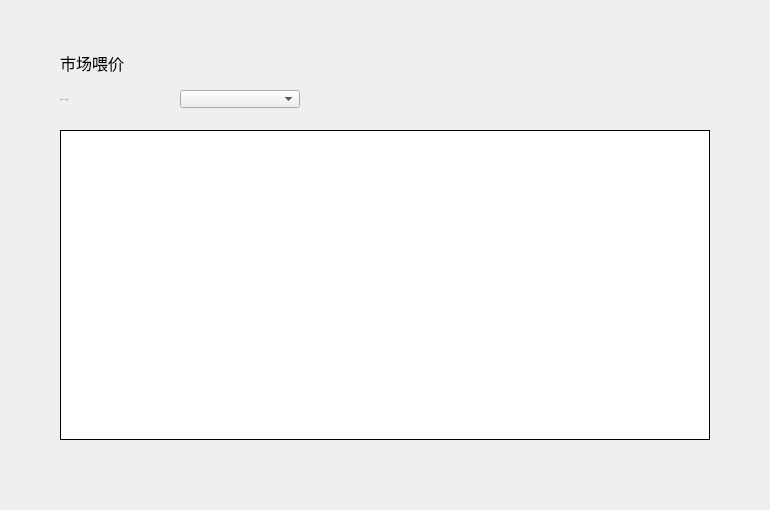
<?xml version="1.0" encoding="UTF-8"?>
<ui version="4.0">
 <class>FeedPricePage</class>
 <widget class="QWidget" name="FeedPricePage">
  <property name="geometry">
   <rect>
    <x>0</x>
    <y>0</y>
    <width>770</width>
    <height>510</height>
   </rect>
  </property>
  <property name="windowTitle">
   <string>Form</string>
  </property>
  <widget class="QTableWidget" name="assetPriceTableWidget">
   <property name="geometry">
    <rect>
     <x>60</x>
     <y>130</y>
     <width>650</width>
     <height>310</height>
    </rect>
   </property>
   <property name="cursor" stdset="0">
    <cursorShape>ArrowCursor</cursorShape>
   </property>
   <property name="layoutDirection">
    <enum>Qt::LeftToRight</enum>
   </property>
   <property name="styleSheet">
    <string notr="true"/>
   </property>
   <property name="frameShape">
    <enum>QFrame::Box</enum>
   </property>
   <property name="frameShadow">
    <enum>QFrame::Plain</enum>
   </property>
   <property name="verticalScrollBarPolicy">
    <enum>Qt::ScrollBarAsNeeded</enum>
   </property>
   <property name="horizontalScrollBarPolicy">
    <enum>Qt::ScrollBarAlwaysOff</enum>
   </property>
   <property name="autoScroll">
    <bool>true</bool>
   </property>
   <property name="editTriggers">
    <set>QAbstractItemView::NoEditTriggers</set>
   </property>
   <property name="selectionMode">
    <enum>QAbstractItemView::NoSelection</enum>
   </property>
   <property name="iconSize">
    <size>
     <width>19</width>
     <height>12</height>
    </size>
   </property>
   <property name="showGrid">
    <bool>true</bool>
   </property>
   <property name="gridStyle">
    <enum>Qt::SolidLine</enum>
   </property>
   <attribute name="horizontalHeaderVisible">
    <bool>false</bool>
   </attribute>
   <attribute name="horizontalHeaderCascadingSectionResizes">
    <bool>false</bool>
   </attribute>
   <attribute name="horizontalHeaderHighlightSections">
    <bool>false</bool>
   </attribute>
   <attribute name="verticalHeaderVisible">
    <bool>false</bool>
   </attribute>
   <attribute name="verticalHeaderHighlightSections">
    <bool>false</bool>
   </attribute>
   <column>
    <property name="text">
     <string>币种</string>
    </property>
    <property name="font">
     <font>
      <family>微软雅黑</family>
     </font>
    </property>
    <property name="textAlignment">
     <set>AlignCenter</set>
    </property>
   </column>
   <column>
    <property name="text">
     <string>最新喂价时间（GMT）</string>
    </property>
    <property name="font">
     <font>
      <family>微软雅黑</family>
     </font>
    </property>
    <property name="textAlignment">
     <set>AlignCenter</set>
    </property>
   </column>
   <column>
    <property name="text">
     <string>喂价比例</string>
    </property>
    <property name="font">
     <font>
      <family>微软雅黑</family>
     </font>
    </property>
    <property name="textAlignment">
     <set>AlignCenter</set>
    </property>
   </column>
   <column>
    <property name="text">
     <string/>
    </property>
   </column>
  </widget>
  <widget class="QComboBox" name="accountComboBox">
   <property name="geometry">
    <rect>
     <x>180</x>
     <y>90</y>
     <width>120</width>
     <height>18</height>
    </rect>
   </property>
   <property name="font">
    <font>
     <family>微软雅黑</family>
     <weight>50</weight>
     <bold>false</bold>
    </font>
   </property>
   <property name="focusPolicy">
    <enum>Qt::NoFocus</enum>
   </property>
   <property name="styleSheet">
    <string notr="true"/>
   </property>
  </widget>
  <widget class="QLabel" name="label">
   <property name="geometry">
    <rect>
     <x>60</x>
     <y>90</y>
     <width>120</width>
     <height>18</height>
    </rect>
   </property>
   <property name="font">
    <font>
     <family>Microsoft YaHei UI Light</family>
     <pointsize>-1</pointsize>
     <weight>50</weight>
     <italic>false</italic>
     <bold>false</bold>
    </font>
   </property>
   <property name="styleSheet">
    <string notr="true">QLabel{color: rgb(137,129,161);
font: 11px &quot;Microsoft YaHei UI Light&quot;;}</string>
   </property>
   <property name="text">
    <string>当前DIRECTOR账户</string>
   </property>
   <property name="alignment">
    <set>Qt::AlignLeading|Qt::AlignLeft|Qt::AlignVCenter</set>
   </property>
  </widget>
  <widget class="QLabel" name="title_label">
   <property name="geometry">
    <rect>
     <x>60</x>
     <y>50</y>
     <width>200</width>
     <height>26</height>
    </rect>
   </property>
   <property name="font">
    <font>
     <family>微软雅黑</family>
     <pointsize>12</pointsize>
     <weight>50</weight>
     <italic>false</italic>
     <bold>false</bold>
    </font>
   </property>
   <property name="styleSheet">
    <string notr="true"/>
   </property>
   <property name="text">
    <string>市场喂价</string>
   </property>
  </widget>
  <widget class="QStackedWidget" name="stackedWidget">
   <property name="geometry">
    <rect>
     <x>0</x>
     <y>468</y>
     <width>770</width>
     <height>41</height>
    </rect>
   </property>
  </widget>
 </widget>
 <resources/>
 <connections/>
</ui>
